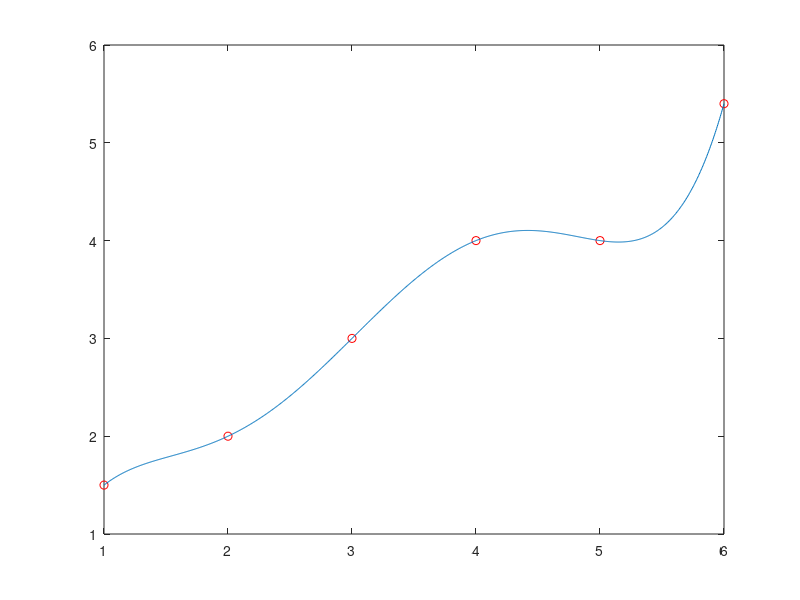

MATLAB code to generate this figure:
%PLOTEN VON DATEN

clear all; %LOESCHEN ALLE ALTEN DATEN
load xy.dat; %LADEN DER DATENSAETZEN IN MATLAB
load kurve.dat;

x = xy(:,1);
y = xy(:,2);

plot(x,y,'or');
hold on; %HALTEN BILDINHALT FEST

x1 = kurve(:,1);
y1 = kurve(:,2);

plot(x1,y1);